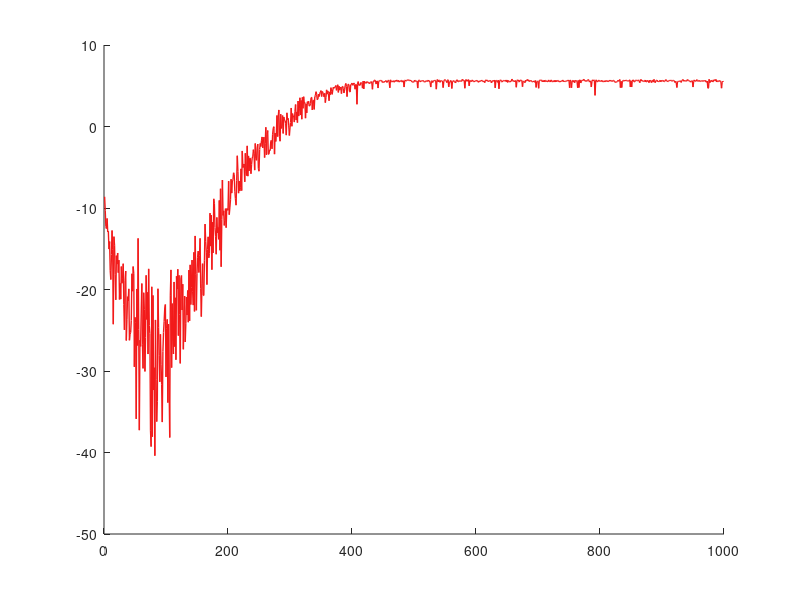

This figure's MATLAB source: (Note: this script raises an error after producing the figure.)
%% useful_plots.m 
%%% ================================================ %%% 
%%% =========== Semester project at LASA ==========  %%%
%%% ============ Reinforcement Learning ============ %%% 
%%% ================= Main Script ================== %%% 
%%% ================================================ %%%

clear all;
close all;
clc;

%% Average reward per episode for recorded learning processes
sarsa_lambda_08_ar = load('sarsa_lambda_08_ar.mat');
sarsa_lambda_08_ar = sarsa_lambda_08_ar.cum_reward_per_episode;
ql_ar = load('ql_ar.mat');
ql_ar = ql_ar.cum_reward_per_episode;
sarsa_ar = load('sarsa_ar.mat');
sarsa_ar = sarsa_ar.cum_reward_per_episode;
ql_lambda_ar = load('ql_lambda_ar');
ql_lambda_ar = ql_lambda_ar.cum_reward_per_episode;
optimal_ar = load('optimal_ar');
optimal_ar = optimal_ar.cum_reward_per_episode;
random_ar = load('random_ar');
random_ar = random_ar.cum_reward_per_episode;

figure('units','normalized','outerposition',[0 0 1 1]) 
hold on;
% Sarsa 
p1 = plot(sarsa_ar(1:size(sarsa_ar,1)-1),'LineWidth',1,'Color',[0.95, 0.1, 0.1]);
p1.Color(4) = 0.1;
p1p = plot(lpf(sarsa_ar(1:size(sarsa_ar,1)-1),0.3),'LineWidth',2,'Color',[0.95, 0.1, 0.1]);
% Q-learning
p2 = plot(ql_ar(1:size(ql_ar,1)-1),'LineWidth',1.2,'Color',[0.2, 0.2, 0.6]);
p2.Color(4) = 0.1;
p2p = plot(lpf(ql_ar(1:size(ql_ar,1)-1),0.3),'LineWidth',2,'Color',[0.2, 0.2, 0.6]);
% Sarsa lambda
p3 = plot(sarsa_lambda_08_ar(1:size(sarsa_lambda_08_ar,1)-1),'LineWidth',1.2,'Color',[0.2, 0.7, 0.2]);
p3.Color(4) = 0.1;
p3p = plot(lpf(sarsa_lambda_08_ar(1:size(sarsa_lambda_08_ar,1)-1),0.3),'LineWidth',2,'Color',[0.2, 0.7, 0.2]);
% Watkins Q lambda
p4 = plot(ql_lambda_ar(1:size(ql_lambda_ar,1)-1),'LineWidth',1.2,'Color',[0.3, 0.6, 1]);
p4.Color(4) = 0.1;
p4p = plot(lpf(ql_lambda_ar(1:size(ql_lambda_ar,1)-1),0.3),'LineWidth',2,'Color',[0.3, 0.6, 1]);
% Optimal policy
p5 = plot(optimal_ar(1:size(optimal_ar,1)-1),'LineWidth',1.2,'Color',[0.3, 0.6, 1]);
p5.Color(4) = 0.1;
p5p = plot(lpf(optimal_ar(1:size(optimal_ar,1)-1),0.1),'--','LineWidth',2,'Color',[0.1, 0.1, 0.1]);
% Random policy
p6 = plot(random_ar(1:size(random_ar,1)-1),'LineWidth',1.2,'Color',[0.5, 0.5, 0.5]);
p6.Color(4) = 0.1;
p6p = plot(lpf(random_ar(1:size(random_ar,1)-1),0.05),'LineWidth',2,'Color',[0.5, 0.5, 0.5]);

%% Plots
xlabel('Number of iterations');
ylabel('Average reward');
legend([p1p,p2p,p3p,p4p,p5p,p6p],'Sarsa(0)','Q-learning','Sarsa(0.8)','Watkins Q(0.8)','Bellman optimal policy','Random policy','Location','southeast');
title('Averaged rewards per minibatch for different methods','Interpreter','latex');
